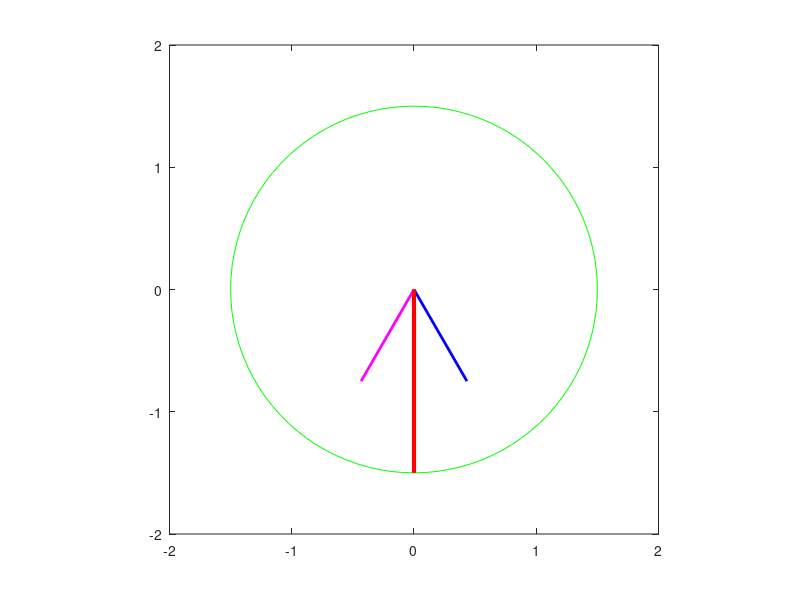

MATLAB code for this plot:
% M-file: mag_field.m
% M-file to calculate the net magnetic field produced
% by a three-phase stator.

% Set up the basic conditions
bmax = 1;            % Normalize bmax to 1
freq = 50;           % 60 Hz
w = 2*pi*freq;       % angular velocity (rad/s)

% First, generate the three component magnetic fields
t = 0:1/5000:1/50;
Baa = sin(w*t) .* (cos(0) + j*sin(0));
Bbb = sin(w*t-2*pi/3) .* (cos(2*pi/3) + j*sin(2*pi/3));
Bcc = sin(w*t+2*pi/3) .* (cos(-2*pi/3) + j*sin(-2*pi/3));

% Calculate Bnet
Bnet = Baa + Bbb + Bcc;

% Calculate a circle representing the expected maximum
% value of Bnet
circle = 1.5 * (cos(w*t) + j*sin(w*t));

% Plot the magnitude and direction of the resulting magnetic
% fields. Note that Baa is black, Bbb is blue, Bcc is
% magenta, and Bnet is red.
for ii = 1:length(t)
    % Plot the reference circle
    plot(circle, 'g');
    hold on;
    
    % Plot the four magnetic fields
    plot([0 real(Baa(ii))], [0 imag(Baa(ii))], 'k', 'LineWidth', 2);
    plot([0 real(Bbb(ii))], [0 imag(Bbb(ii))], 'b', 'LineWidth', 2);
    plot([0 real(Bcc(ii))], [0 imag(Bcc(ii))], 'm', 'LineWidth', 2);
    plot([0 real(Bnet(ii))], [0 imag(Bnet(ii))], 'r', 'LineWidth', 3);
    
    axis square;
    axis([-2 2 -2 2]);
    drawnow;
    hold off;
end